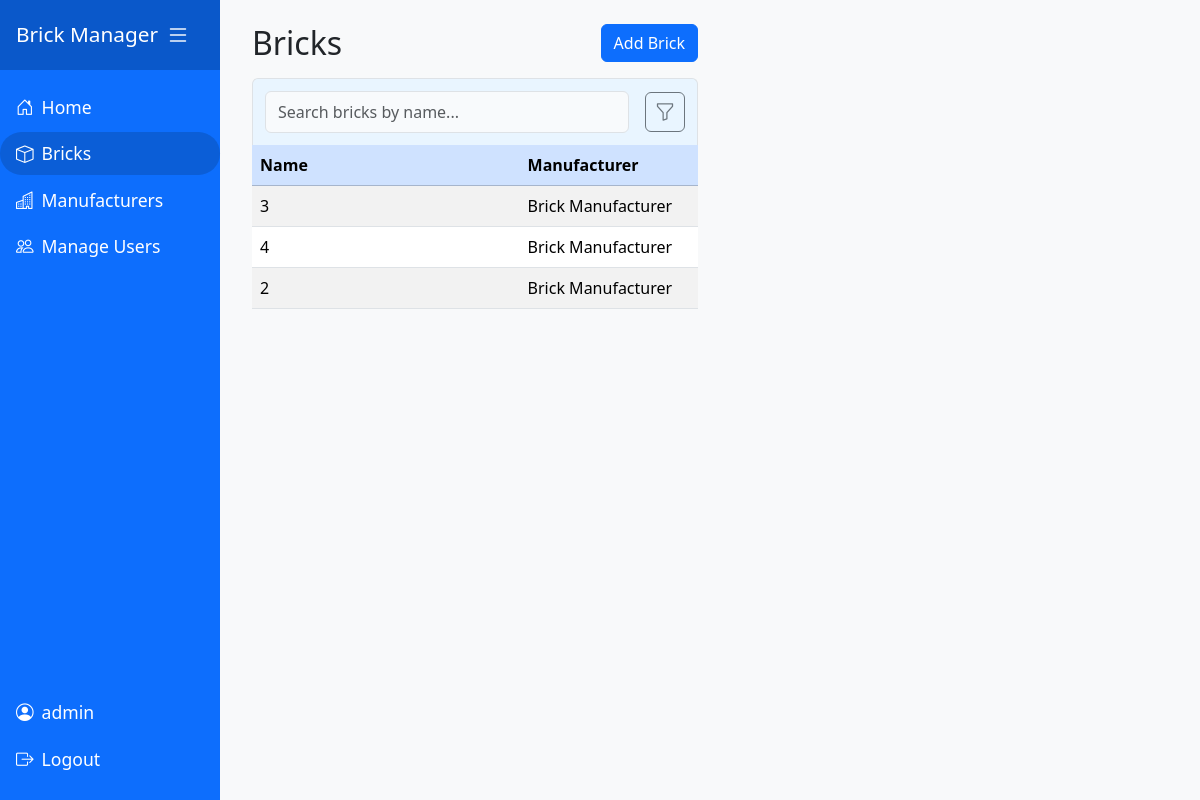
/bricks (signed in), run on the app's committed database.
### models.py (models this page shows)
class Brick(db.Model):
    id = db.Column(db.Integer, primary_key=True)
    name = db.Column(db.String(150), nullable=False)
    colour = db.Column(db.String(50), nullable=False)
    material = db.Column(db.String(100), nullable=False)
    strength = db.Column(db.String(50), nullable=False)
    width = db.Column(db.Float, nullable=False)
    depth = db.Column(db.Float, nullable=False)
    height = db.Column(db.Float, nullable=False)
    type = db.Column(db.String(100), nullable=False)
    voids = db.Column(db.Integer, nullable=False)
    manufacturerId = db.Column(db.Integer, db.ForeignKey('manufacturer.id'), nullable=False)

class Manufacturer(db.Model):
    id = db.Column(db.Integer, primary_key=True)
    name = db.Column(db.String(150), nullable=False, unique=True)
    address = db.Column(db.String(250), nullable=False)
    bricks = db.relationship('Brick', backref='manufacturer', lazy=True)

### bricks.py (the view)
@bricks_bp.route('/bricks')
@bricks_bp.route('/bricks/<int:brick_id>')
def bricks(brick_id=None):
    allBricks = Brick.query.all()
    def brick_to_dict(brick):
        return {
            'id': brick.id,
            'name': brick.name,
            'colour': brick.colour,
            'material': brick.material,
            'strength': brick.strength,
            'width': brick.width,
            'depth': brick.depth,
            'height': brick.height,
            'type': brick.type,
            'voids': brick.voids,
            'manufacturer': {
                'id': brick.manufacturer.id if brick.manufacturer else None,
                'name': brick.manufacturer.name if brick.manufacturer else ''
            }
        }
    brick_dicts = [brick_to_dict(b) for b in allBricks]
    selected_brick_id = None
    if brick_id is not None and any(b['id'] == brick_id for b in brick_dicts):
        selected_brick_id = brick_id
    return render_template('bricks.html', bricks=brick_dicts, selected_brick_id=selected_brick_id)

### app.py (called while the page is built)
@app.before_request
def require_login():
    allowedRoutes = ['users.login']
    endpoint = request.endpoint
    if endpoint is None:
        return  # Let Flask handle it
    if endpoint in allowedRoutes or endpoint.startswith('static'):
        return  # Allow access
    if not session.get('userId'):
        return redirect(url_for('users.login', next=request.url))

### templates/bricks.html (shortened to what this page needs)
{% extends 'base.html' %}
{% block content %}
<div class="row flex-lg-nowrap" style="height: 100%; min-height: 500px;">
    <div class="col-lg-4 col-12 d-flex flex-column">
        <div class="d-flex justify-content-between align-items-center mb-3">
            <h2 class="mb-0">Bricks</h2>
            {% if session.get('userId') %}
            <a href="{{ url_for('bricks.addBrick') }}{% if selected_brick_id %}?selected_brick_id={{ selected_brick_id }}{% endif %}" class="btn btn-primary ms-3">Add Brick</a>
            {% endif %}
        </div>
        <div class="table-responsive bricks-table-responsive flex-grow-1">
            <div class="table-search-container d-flex align-items-center gap-2 position-relative" style="z-index: 10;">
                <input type="text" id="brick-search-box" class="form-control table-search-box" placeholder="Search bricks by name...">
                <button type="button" id="brick-filter-btn" class="btn btn-outline-secondary ms-2 position-relative" title="Filter bricks" aria-label="Filter">
                    <i class="bi bi-funnel"></i>
                </button>
                            {% set manufacturers = bricks | map(attribute='manufacturer') | map(attribute='name') | unique | list %}
            </div>
            <table class="table table-striped table-hover align-middle" id="bricks-table">
                <colgroup>
                    <col style="width: 60%">
                    <col style="width: 40%">
                </colgroup>
                <thead class="table-primary">
                    <tr>
                        <th>Name</th>
                        <th>Manufacturer</th>
                    </tr>
                </thead>
                <tbody>
                    {% for brick in bricks %}
                    <tr class="brick-row" data-brick='{{ brick | tojson | safe }}' data-id="{{ brick.id }}">
                        <td>{{ brick.name }}</td>
                        <td>{{ brick.manufacturer.name }}</td>
                    </tr>
                    {% endfor %}
                </tbody>
            </table>
        </div>
    </div>
    <div class="col-lg-8 col-12 d-flex flex-column" style="height: 100%;">
    </div>
</div>
<link rel="stylesheet" href="{{ url_for('static', filename='css/bricks.css') }}">
{% endblock %}

### static/css/sidebar.css (style rules this page uses)
body { min-height: 100vh; background: #f8f9fa; }

### static/css/bricks.css (style rules this page uses)
html, body { height: 100%; }
.row.flex-lg-nowrap { height: 80vh; min-height: 500px; display: flex; flex-wrap: nowrap; }
.bricks-table-responsive { flex-grow: 1; overflow-y: auto; min-height: 0; }
.bricks-table-responsive table { table-layout: fixed; width: 100%; }
.table-search-container { border: 1px solid #dee2e6; border-bottom: none; border-radius: 0.375rem 0.375rem 0 0; background: #e9f5ff; padding: 0.75rem; position: relative; }
.table-search-box { margin: 0; border-radius: 0.375rem; background: #f8fafc; font-size: 1rem; padding: 0.5rem 0.75rem; width: 100%; outline: none; border: 1px solid #dee2e6; box-shadow: none; }
thead tr th { background: #e9f5ff; }
#brick-filter-btn { padding: 0 0.6rem; height: 2.5rem; min-width: 2.5rem; width: 2.5rem; display: flex; align-items: center; justify-content: center; border-radius: 0.375rem; font-size: 1.25rem; }
#brick-filter-btn i { font-size: 1.25rem; margin: 0; }
@media (min-width: 992px) { .row.flex-lg-nowrap > #brick-detail-panel, .row.flex-lg-nowrap > *:not(#brick-detail-panel) { width: 50%; } }
@media (min-width: 992px) { .bricks-table-responsive { max-width: 100%; width: 100%; } }

### data on the page
Brick: name "3", manufacturer.name "Brick Manufacturer"
Brick: name "4", manufacturer.name "Brick Manufacturer"
Brick: name "2", manufacturer.name "Brick Manufacturer"

### other printed values
{{ session['userName'] }} "admin"
